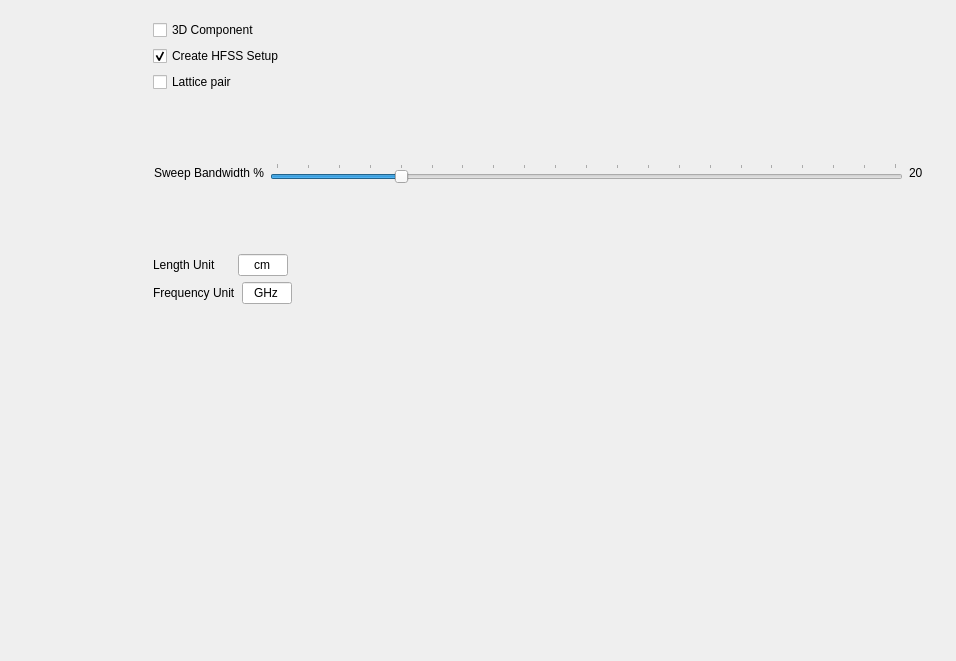
<?xml version="1.0" encoding="UTF-8"?>
<ui version="4.0">
 <class>AntennaSynthesis</class>
 <widget class="QWidget" name="AntennaSynthesis">
  <property name="geometry">
   <rect>
    <x>0</x>
    <y>0</y>
    <width>956</width>
    <height>661</height>
   </rect>
  </property>
  <property name="sizePolicy">
   <sizepolicy hsizetype="Preferred" vsizetype="Preferred">
    <horstretch>0</horstretch>
    <verstretch>0</verstretch>
   </sizepolicy>
  </property>
  <property name="minimumSize">
   <size>
    <width>0</width>
    <height>0</height>
   </size>
  </property>
  <property name="windowTitle">
   <string>Form</string>
  </property>
  <layout class="QVBoxLayout" name="verticalLayout_2">
   <item>
    <layout class="QHBoxLayout" name="antenna_synthesis_layout">
     <property name="leftMargin">
      <number>6</number>
     </property>
     <property name="rightMargin">
      <number>6</number>
     </property>
     <property name="bottomMargin">
      <number>6</number>
     </property>
     <item>
      <layout class="QVBoxLayout" name="left_settings_layout">
       <property name="leftMargin">
        <number>6</number>
       </property>
       <property name="rightMargin">
        <number>6</number>
       </property>
       <property name="bottomMargin">
        <number>0</number>
       </property>
       <item>
        <widget class="QFrame" name="antenna_input_frame">
         <property name="sizePolicy">
          <sizepolicy hsizetype="Preferred" vsizetype="Preferred">
           <horstretch>0</horstretch>
           <verstretch>0</verstretch>
          </sizepolicy>
         </property>
         <property name="minimumSize">
          <size>
           <width>0</width>
           <height>0</height>
          </size>
         </property>
         <layout class="QVBoxLayout" name="antenna_input">
          <property name="leftMargin">
           <number>6</number>
          </property>
          <property name="topMargin">
           <number>1</number>
          </property>
          <property name="rightMargin">
           <number>6</number>
          </property>
          <property name="bottomMargin">
           <number>1</number>
          </property>
         </layout>
        </widget>
       </item>
       <item>
        <spacer name="verticalSpacer_2">
         <property name="orientation">
          <enum>Qt::Vertical</enum>
         </property>
         <property name="sizeType">
          <enum>QSizePolicy::Fixed</enum>
         </property>
         <property name="sizeHint" stdset="0">
          <size>
           <width>20</width>
           <height>40</height>
          </size>
         </property>
        </spacer>
       </item>
      </layout>
     </item>
     <item>
      <spacer name="horizontalSpacer">
       <property name="orientation">
        <enum>Qt::Horizontal</enum>
       </property>
       <property name="sizeType">
        <enum>QSizePolicy::Fixed</enum>
       </property>
       <property name="sizeHint" stdset="0">
        <size>
         <width>40</width>
         <height>20</height>
        </size>
       </property>
      </spacer>
     </item>
     <item>
      <layout class="QVBoxLayout" name="right_settings_layout">
       <property name="leftMargin">
        <number>6</number>
       </property>
       <property name="rightMargin">
        <number>6</number>
       </property>
       <item>
        <widget class="QFrame" name="top_antenna_options_frame">
         <layout class="QHBoxLayout" name="top_antenna_settings_layout">
          <property name="leftMargin">
           <number>6</number>
          </property>
          <property name="rightMargin">
           <number>1</number>
          </property>
          <property name="bottomMargin">
           <number>1</number>
          </property>
          <item>
           <spacer name="horizontalSpacer_2">
            <property name="orientation">
             <enum>Qt::Horizontal</enum>
            </property>
            <property name="sizeType">
             <enum>QSizePolicy::Fixed</enum>
            </property>
            <property name="sizeHint" stdset="0">
             <size>
              <width>40</width>
              <height>20</height>
             </size>
            </property>
           </spacer>
          </item>
          <item>
           <layout class="QVBoxLayout" name="top_antenna_settings_options_layout">
            <property name="leftMargin">
             <number>6</number>
            </property>
            <property name="rightMargin">
             <number>0</number>
            </property>
            <property name="bottomMargin">
             <number>0</number>
            </property>
            <item>
             <widget class="QCheckBox" name="component_3d">
              <property name="text">
               <string>3D Component</string>
              </property>
             </widget>
            </item>
            <item>
             <widget class="QCheckBox" name="create_hfss_setup">
              <property name="text">
               <string>Create HFSS Setup</string>
              </property>
              <property name="checked">
               <bool>true</bool>
              </property>
             </widget>
            </item>
            <item>
             <widget class="QCheckBox" name="lattice_pair">
              <property name="text">
               <string>Lattice pair</string>
              </property>
             </widget>
            </item>
            <item>
             <widget class="QWidget" name="sweep_widget" native="true">
              <layout class="QHBoxLayout" name="sweep_layout">
               <property name="spacing">
                <number>6</number>
               </property>
               <property name="sizeConstraint">
                <enum>QLayout::SetDefaultConstraint</enum>
               </property>
               <property name="leftMargin">
                <number>1</number>
               </property>
               <item>
                <widget class="QLabel" name="sweep_label">
                 <property name="sizePolicy">
                  <sizepolicy hsizetype="Preferred" vsizetype="Fixed">
                   <horstretch>0</horstretch>
                   <verstretch>0</verstretch>
                  </sizepolicy>
                 </property>
                 <property name="text">
                  <string>Sweep Bandwidth %</string>
                 </property>
                </widget>
               </item>
               <item>
                <widget class="QSlider" name="sweep_slider">
                 <property name="sizePolicy">
                  <sizepolicy hsizetype="Expanding" vsizetype="Fixed">
                   <horstretch>0</horstretch>
                   <verstretch>0</verstretch>
                  </sizepolicy>
                 </property>
                 <property name="maximum">
                  <number>100</number>
                 </property>
                 <property name="singleStep">
                  <number>5</number>
                 </property>
                 <property name="pageStep">
                  <number>5</number>
                 </property>
                 <property name="value">
                  <number>20</number>
                 </property>
                 <property name="orientation">
                  <enum>Qt::Horizontal</enum>
                 </property>
                 <property name="tickPosition">
                  <enum>QSlider::TicksAbove</enum>
                 </property>
                 <property name="tickInterval">
                  <number>5</number>
                 </property>
                </widget>
               </item>
               <item>
                <widget class="QLabel" name="slider_value">
                 <property name="sizePolicy">
                  <sizepolicy hsizetype="Preferred" vsizetype="Preferred">
                   <horstretch>0</horstretch>
                   <verstretch>0</verstretch>
                  </sizepolicy>
                 </property>
                 <property name="text">
                  <string>20</string>
                 </property>
                </widget>
               </item>
              </layout>
             </widget>
            </item>
            <item>
             <layout class="QHBoxLayout" name="length_unit_layout">
              <property name="spacing">
               <number>0</number>
              </property>
              <item>
               <widget class="QLabel" name="length_unit_label">
                <property name="sizePolicy">
                 <sizepolicy hsizetype="Fixed" vsizetype="Fixed">
                  <horstretch>0</horstretch>
                  <verstretch>0</verstretch>
                 </sizepolicy>
                </property>
                <property name="minimumSize">
                 <size>
                  <width>85</width>
                  <height>0</height>
                 </size>
                </property>
                <property name="text">
                 <string>Length Unit</string>
                </property>
                <property name="alignment">
                 <set>Qt::AlignLeading|Qt::AlignLeft|Qt::AlignVCenter</set>
                </property>
               </widget>
              </item>
              <item>
               <widget class="QLineEdit" name="length_unit">
                <property name="sizePolicy">
                 <sizepolicy hsizetype="Fixed" vsizetype="Fixed">
                  <horstretch>0</horstretch>
                  <verstretch>0</verstretch>
                 </sizepolicy>
                </property>
                <property name="maximumSize">
                 <size>
                  <width>50</width>
                  <height>16777215</height>
                 </size>
                </property>
                <property name="text">
                 <string>cm</string>
                </property>
                <property name="alignment">
                 <set>Qt::AlignCenter</set>
                </property>
                <property name="placeholderText">
                 <string/>
                </property>
               </widget>
              </item>
              <item>
               <spacer name="horizontalSpacer_5">
                <property name="orientation">
                 <enum>Qt::Horizontal</enum>
                </property>
                <property name="sizeHint" stdset="0">
                 <size>
                  <width>40</width>
                  <height>20</height>
                 </size>
                </property>
               </spacer>
              </item>
             </layout>
            </item>
            <item>
             <layout class="QHBoxLayout" name="frequency_unit_layout">
              <item>
               <widget class="QLabel" name="frequency_unit_label">
                <property name="text">
                 <string>Frequency Unit</string>
                </property>
               </widget>
              </item>
              <item>
               <widget class="QLineEdit" name="frequency_unit">
                <property name="sizePolicy">
                 <sizepolicy hsizetype="Fixed" vsizetype="Fixed">
                  <horstretch>0</horstretch>
                  <verstretch>0</verstretch>
                 </sizepolicy>
                </property>
                <property name="maximumSize">
                 <size>
                  <width>50</width>
                  <height>16777215</height>
                 </size>
                </property>
                <property name="text">
                 <string>GHz</string>
                </property>
                <property name="alignment">
                 <set>Qt::AlignCenter</set>
                </property>
               </widget>
              </item>
              <item>
               <spacer name="horizontalSpacer_6">
                <property name="orientation">
                 <enum>Qt::Horizontal</enum>
                </property>
                <property name="sizeHint" stdset="0">
                 <size>
                  <width>40</width>
                  <height>20</height>
                 </size>
                </property>
               </spacer>
              </item>
             </layout>
            </item>
            <item>
             <spacer name="verticalSpacer_4">
              <property name="orientation">
               <enum>Qt::Vertical</enum>
              </property>
              <property name="sizeType">
               <enum>QSizePolicy::Fixed</enum>
              </property>
              <property name="sizeHint" stdset="0">
               <size>
                <width>20</width>
                <height>10</height>
               </size>
              </property>
             </spacer>
            </item>
           </layout>
          </item>
         </layout>
        </widget>
       </item>
       <item>
        <spacer name="verticalSpacer">
         <property name="orientation">
          <enum>Qt::Vertical</enum>
         </property>
         <property name="sizeType">
          <enum>QSizePolicy::Fixed</enum>
         </property>
         <property name="sizeHint" stdset="0">
          <size>
           <width>20</width>
           <height>20</height>
          </size>
         </property>
        </spacer>
       </item>
       <item>
        <widget class="QFrame" name="bottom_antenna_options_frame">
         <layout class="QHBoxLayout" name="botton_antenna_settings_layout">
          <property name="leftMargin">
           <number>6</number>
          </property>
          <property name="topMargin">
           <number>6</number>
          </property>
          <property name="rightMargin">
           <number>6</number>
          </property>
          <property name="bottomMargin">
           <number>6</number>
          </property>
          <item>
           <spacer name="horizontalSpacer_3">
            <property name="orientation">
             <enum>Qt::Horizontal</enum>
            </property>
            <property name="sizeType">
             <enum>QSizePolicy::Fixed</enum>
            </property>
            <property name="sizeHint" stdset="0">
             <size>
              <width>40</width>
              <height>20</height>
             </size>
            </property>
           </spacer>
          </item>
          <item>
           <widget class="QFrame" name="table_frame">
            <property name="sizePolicy">
             <sizepolicy hsizetype="Fixed" vsizetype="Preferred">
              <horstretch>0</horstretch>
              <verstretch>0</verstretch>
             </sizepolicy>
            </property>
            <property name="minimumSize">
             <size>
              <width>200</width>
              <height>0</height>
             </size>
            </property>
            <property name="maximumSize">
             <size>
              <width>250</width>
              <height>16777215</height>
             </size>
            </property>
            <layout class="QVBoxLayout" name="table_layout">
             <property name="leftMargin">
              <number>6</number>
             </property>
             <property name="topMargin">
              <number>6</number>
             </property>
             <property name="rightMargin">
              <number>6</number>
             </property>
             <property name="bottomMargin">
              <number>6</number>
             </property>
            </layout>
           </widget>
          </item>
          <item>
           <spacer name="horizontalSpacer_4">
            <property name="orientation">
             <enum>Qt::Horizontal</enum>
            </property>
            <property name="sizeType">
             <enum>QSizePolicy::Fixed</enum>
            </property>
            <property name="sizeHint" stdset="0">
             <size>
              <width>40</width>
              <height>20</height>
             </size>
            </property>
           </spacer>
          </item>
          <item>
           <widget class="QFrame" name="botton_image_frame">
            <layout class="QGridLayout" name="botton_image_layout">
             <property name="leftMargin">
              <number>6</number>
             </property>
             <property name="topMargin">
              <number>6</number>
             </property>
             <property name="rightMargin">
              <number>6</number>
             </property>
             <property name="bottomMargin">
              <number>6</number>
             </property>
             <item row="0" column="0">
              <layout class="QGridLayout" name="botton_image_layout_2">
               <property name="spacing">
                <number>0</number>
               </property>
              </layout>
             </item>
            </layout>
           </widget>
          </item>
         </layout>
        </widget>
       </item>
      </layout>
     </item>
    </layout>
   </item>
  </layout>
 </widget>
 <resources/>
 <connections/>
</ui>
